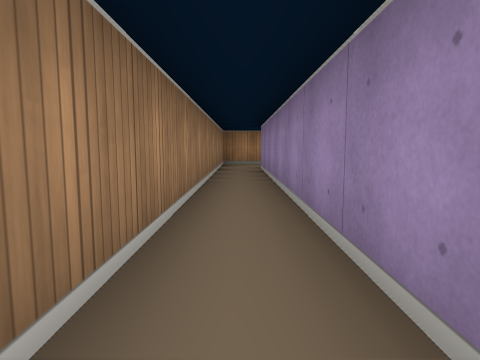
[1] (above)

14 first-person views from a walk through a cub3D ray-caster map. The camera is about half as high as the walls, tilts 6° down and sees 75° across. The floor is counted in squares. Each view is taken from the middle of a square. On the plan, view 1 faces up. The plan holds only what a view shows up to about 9 squares ahead; the rest is blank.

[2]
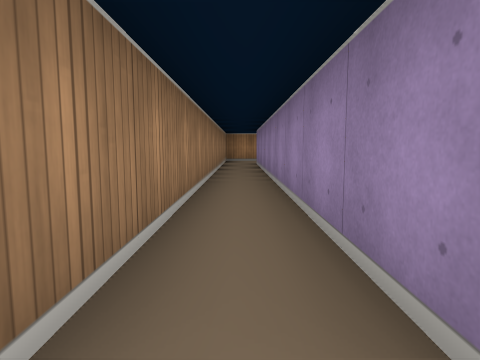

[3]
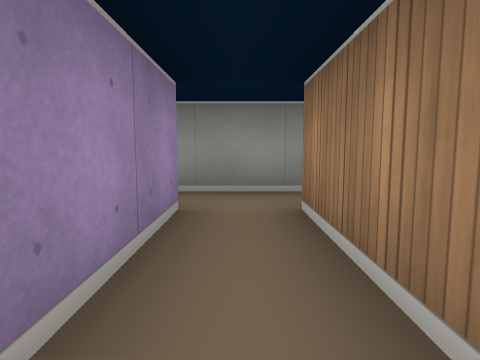

[4]
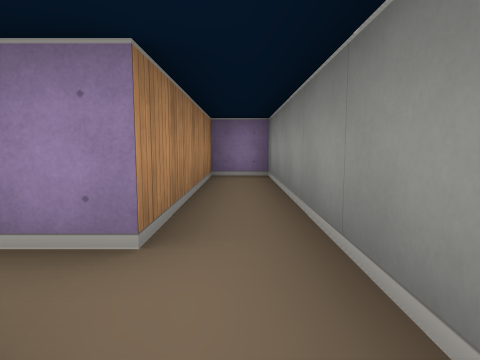

[5]
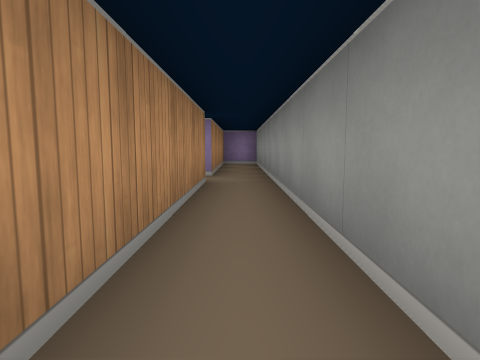

[6]
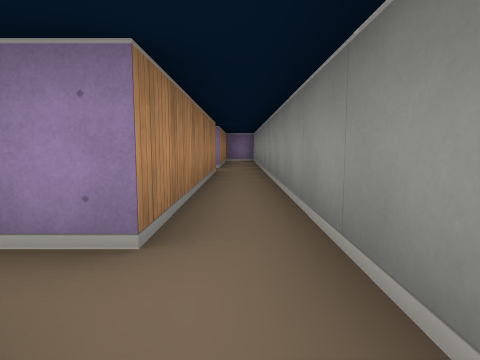

[7]
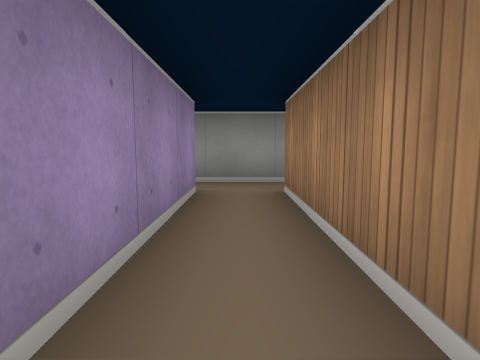

[8]
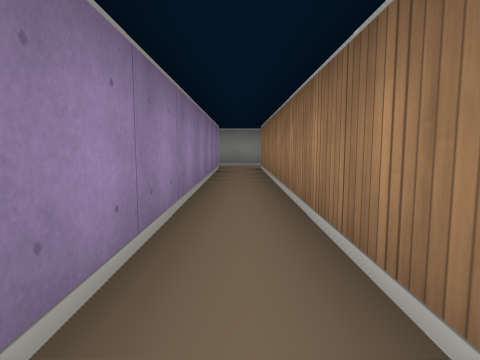

[9]
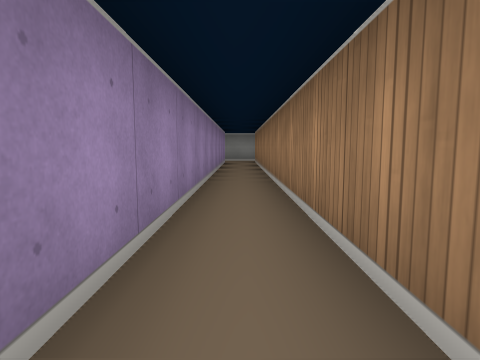

[10]
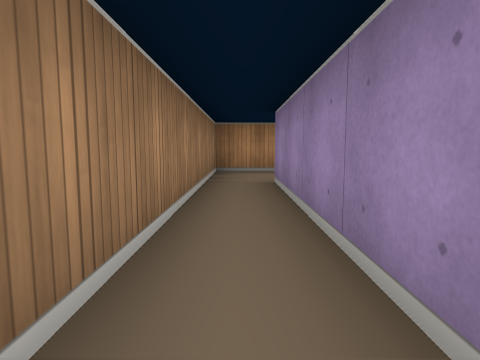

[11]
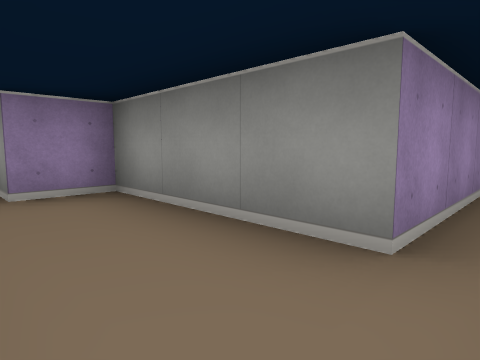

[12]
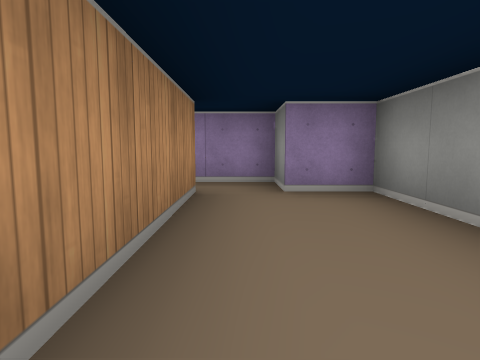

[13]
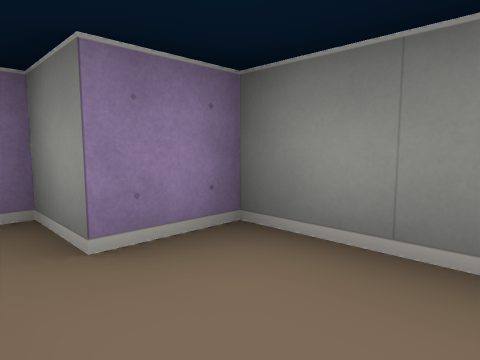

[14]
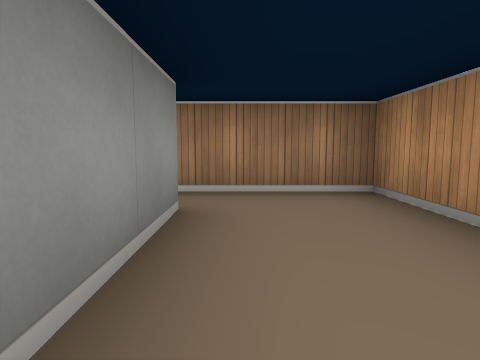

### Floor plan
Key: @ floor where view 1 was taken; # wall or solid block; . floor.
Columns run from 7 left of view 1 to 5 right of it. Each row starts with its distance up from view 1.
 10       #####.#
  9  .    #.....#
  8 #.#   #....##
  7 #.#   #.####
  6 #.#   #.#
  5 #.#   #.#
  4 #.#   #.#
  3 #.#   #.#
  2 #.#   #.#
  1 #.#   #.#
  0 #.#   #@#
 -1 #.#####.#####
 -2 ............#
 -3 #############

Where each view was taken, in squares from view 1:
view 1: 0 up, 0 right, facing up
view 2: 2 down, 0 right, facing up
view 3: 1 up, 0 right, facing down
view 4: 2 down, 1 left, facing right
view 5: 2 down, 5 left, facing right
view 6: 2 down, 7 left, facing right
view 7: 2 up, 6 left, facing down
view 8: 6 up, 6 left, facing down
view 9: 9 up, 6 left, facing down
view 10: 3 up, 0 right, facing up
view 11: 9 up, 0 right, facing down-right
view 12: 9 up, 0 right, facing right
view 13: 9 up, 2 right, facing down-right
view 14: 8 up, 3 right, facing left
